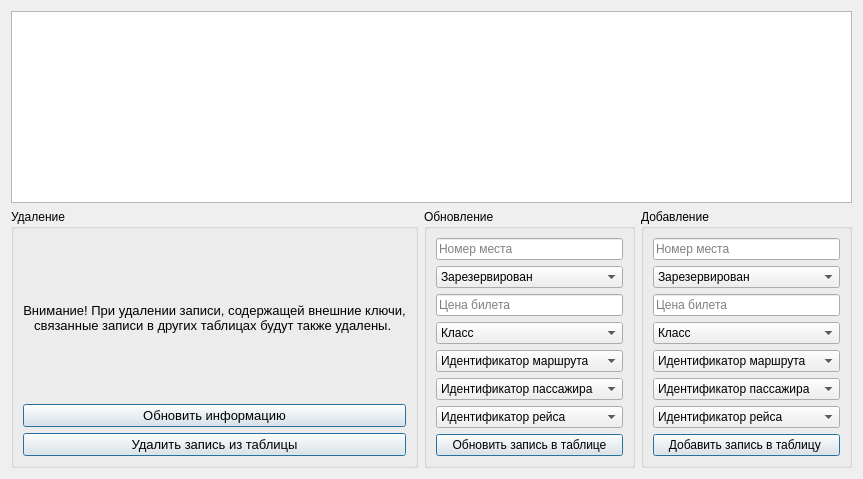
      <widget class="QWidget" name="tab_6">
       <attribute name="title">
        <string>Билеты</string>
       </attribute>
       <layout class="QGridLayout" name="gridLayout_18">
        <item row="1" column="0">
         <widget class="QGroupBox" name="groupBox_13">
          <property name="title">
           <string>Удаление</string>
          </property>
          <layout class="QGridLayout" name="gridLayout_19">
           <item row="0" column="0">
            <widget class="QLabel" name="label_9">
             <property name="font">
              <font>
               <pointsize>10</pointsize>
              </font>
             </property>
             <property name="text">
              <string>Внимание! При удалении записи, содержащей внешние ключи,
связанные записи в других таблицах будут также удалены. </string>
             </property>
             <property name="alignment">
              <set>Qt::AlignCenter</set>
             </property>
            </widget>
           </item>
           <item row="2" column="0">
            <widget class="QPushButton" name="Admin_delete_tickets_button">
             <property name="sizePolicy">
              <sizepolicy hsizetype="Minimum" vsizetype="Fixed">
               <horstretch>0</horstretch>
               <verstretch>0</verstretch>
              </sizepolicy>
             </property>
             <property name="font">
              <font>
               <pointsize>10</pointsize>
              </font>
             </property>
             <property name="focusPolicy">
              <enum>Qt::StrongFocus</enum>
             </property>
             <property name="text">
              <string>Удалить запись из таблицы</string>
             </property>
             <property name="default">
              <bool>true</bool>
             </property>
            </widget>
           </item>
           <item row="1" column="0">
            <widget class="QPushButton" name="Admin_tickets_updInfo_button">
             <property name="font">
              <font>
               <pointsize>10</pointsize>
              </font>
             </property>
             <property name="text">
              <string>Обновить информацию</string>
             </property>
             <property name="default">
              <bool>true</bool>
             </property>
            </widget>
           </item>
          </layout>
         </widget>
        </item>
        <item row="1" column="1">
         <widget class="QGroupBox" name="groupBox_14">
          <property name="title">
           <string>Обновление</string>
          </property>
          <layout class="QGridLayout" name="gridLayout_20">
           <item row="5" column="0">
            <widget class="QComboBox" name="Admin_update_Ti_passengerid_comboBox">
             <property name="focusPolicy">
              <enum>Qt::NoFocus</enum>
             </property>
             <item>
              <property name="text">
               <string>Идентификатор пассажира</string>
              </property>
             </item>
             <item>
              <property name="text">
               <string/>
              </property>
             </item>
            </widget>
           </item>
           <item row="0" column="0">
            <widget class="QLineEdit" name="Admin_update_placenumber_lineEdit">
             <property name="sizePolicy">
              <sizepolicy hsizetype="Preferred" vsizetype="Fixed">
               <horstretch>0</horstretch>
               <verstretch>0</verstretch>
              </sizepolicy>
             </property>
             <property name="focusPolicy">
              <enum>Qt::StrongFocus</enum>
             </property>
             <property name="maxLength">
              <number>3</number>
             </property>
             <property name="placeholderText">
              <string>Номер места</string>
             </property>
            </widget>
           </item>
           <item row="2" column="0">
            <widget class="QLineEdit" name="Admin_update_ticketprice_lineEdit">
             <property name="sizePolicy">
              <sizepolicy hsizetype="Preferred" vsizetype="Fixed">
               <horstretch>0</horstretch>
               <verstretch>0</verstretch>
              </sizepolicy>
             </property>
             <property name="focusPolicy">
              <enum>Qt::StrongFocus</enum>
             </property>
             <property name="maxLength">
              <number>6</number>
             </property>
             <property name="placeholderText">
              <string>Цена билета</string>
             </property>
            </widget>
           </item>
           <item row="6" column="0">
            <widget class="QComboBox" name="Admin_update_Ti_flightid_comboBox">
             <property name="focusPolicy">
              <enum>Qt::NoFocus</enum>
             </property>
             <item>
              <property name="text">
               <string>Идентификатор рейса</string>
              </property>
             </item>
            </widget>
           </item>
           <item row="7" column="0">
            <widget class="QPushButton" name="Admin_update_tickets_button">
             <property name="focusPolicy">
              <enum>Qt::StrongFocus</enum>
             </property>
             <property name="text">
              <string>Обновить запись в таблице</string>
             </property>
             <property name="default">
              <bool>true</bool>
             </property>
            </widget>
           </item>
           <item row="3" column="0">
            <widget class="QComboBox" name="Admin_update_ticketClass_comboBox">
             <property name="focusPolicy">
              <enum>Qt::NoFocus</enum>
             </property>
             <item>
              <property name="text">
               <string>Класс</string>
              </property>
             </item>
            </widget>
           </item>
           <item row="4" column="0">
            <widget class="QComboBox" name="Admin_update_Ti_routeid_comboBox">
             <property name="focusPolicy">
              <enum>Qt::NoFocus</enum>
             </property>
             <item>
              <property name="text">
               <string>Идентификатор маршрута</string>
              </property>
             </item>
            </widget>
           </item>
           <item row="1" column="0">
            <widget class="QComboBox" name="Admin_update_reserved_comboBox">
             <property name="focusPolicy">
              <enum>Qt::NoFocus</enum>
             </property>
             <item>
              <property name="text">
               <string>Зарезервирован</string>
              </property>
             </item>
            </widget>
           </item>
          </layout>
         </widget>
        </item>
        <item row="1" column="2">
         <widget class="QGroupBox" name="groupBox_15">
          <property name="title">
           <string>Добавление</string>
          </property>
          <layout class="QGridLayout" name="gridLayout_21">
           <item row="2" column="0">
            <widget class="QLineEdit" name="Admin_insert_ticketprice_lineEdit">
             <property name="sizePolicy">
              <sizepolicy hsizetype="Preferred" vsizetype="Fixed">
               <horstretch>0</horstretch>
               <verstretch>0</verstretch>
              </sizepolicy>
             </property>
             <property name="focusPolicy">
              <enum>Qt::StrongFocus</enum>
             </property>
             <property name="maxLength">
              <number>6</number>
             </property>
             <property name="placeholderText">
              <string>Цена билета</string>
             </property>
            </widget>
           </item>
           <item row="4" column="0">
            <widget class="QComboBox" name="Admin_insert_Ti_routeid_comboBox">
             <property name="focusPolicy">
              <enum>Qt::NoFocus</enum>
             </property>
             <item>
              <property name="text">
               <string>Идентификатор маршрута</string>
              </property>
             </item>
            </widget>
           </item>
           <item row="6" column="0">
            <widget class="QComboBox" name="Admin_insert_Ti_flightid_comboBox">
             <property name="focusPolicy">
              <enum>Qt::NoFocus</enum>
             </property>
             <item>
              <property name="text">
               <string>Идентификатор рейса</string>
              </property>
             </item>
            </widget>
           </item>
           <item row="0" column="0">
            <widget class="QLineEdit" name="Admin_insert_placenumber_lineEdit">
             <property name="sizePolicy">
              <sizepolicy hsizetype="Preferred" vsizetype="Fixed">
               <horstretch>0</horstretch>
               <verstretch>0</verstretch>
              </sizepolicy>
             </property>
             <property name="focusPolicy">
              <enum>Qt::StrongFocus</enum>
             </property>
             <property name="maxLength">
              <number>3</number>
             </property>
             <property name="placeholderText">
              <string>Номер места</string>
             </property>
            </widget>
           </item>
           <item row="5" column="0">
            <widget class="QComboBox" name="Admin_insert_Ti_passengerid_comboBox">
             <property name="focusPolicy">
              <enum>Qt::NoFocus</enum>
             </property>
             <item>
              <property name="text">
               <string>Идентификатор пассажира</string>
              </property>
             </item>
             <item>
              <property name="text">
               <string/>
              </property>
             </item>
            </widget>
           </item>
           <item row="3" column="0">
            <widget class="QComboBox" name="Admin_insert_ticketClass_comboBox">
             <property name="focusPolicy">
              <enum>Qt::NoFocus</enum>
             </property>
             <item>
              <property name="text">
               <string>Класс</string>
              </property>
             </item>
            </widget>
           </item>
           <item row="7" column="0">
            <widget class="QPushButton" name="Admin_insert_tickets_button">
             <property name="focusPolicy">
              <enum>Qt::StrongFocus</enum>
             </property>
             <property name="text">
              <string>Добавить запись в таблицу </string>
             </property>
             <property name="default">
              <bool>true</bool>
             </property>
            </widget>
           </item>
           <item row="1" column="0">
            <widget class="QComboBox" name="Admin_insert_reserved_comboBox">
             <property name="focusPolicy">
              <enum>Qt::NoFocus</enum>
             </property>
             <item>
              <property name="text">
               <string>Зарезервирован</string>
              </property>
             </item>
            </widget>
           </item>
          </layout>
         </widget>
        </item>
        <item row="0" column="0" colspan="3">
         <widget class="QTableView" name="Admin_tickets_tableView">
          <property name="focusPolicy">
           <enum>Qt::NoFocus</enum>
          </property>
          <property name="selectionMode">
           <enum>QAbstractItemView::SingleSelection</enum>
          </property>
         </widget>
        </item>
       </layout>
      </widget>
